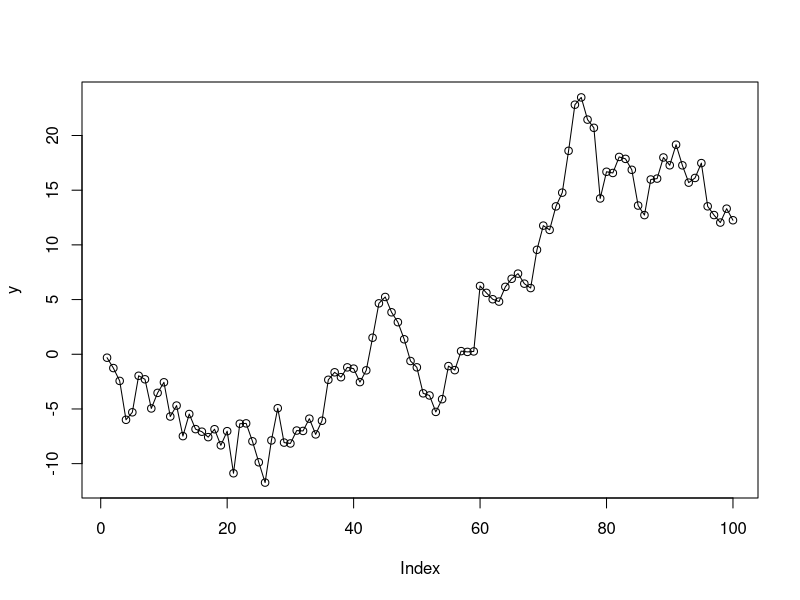
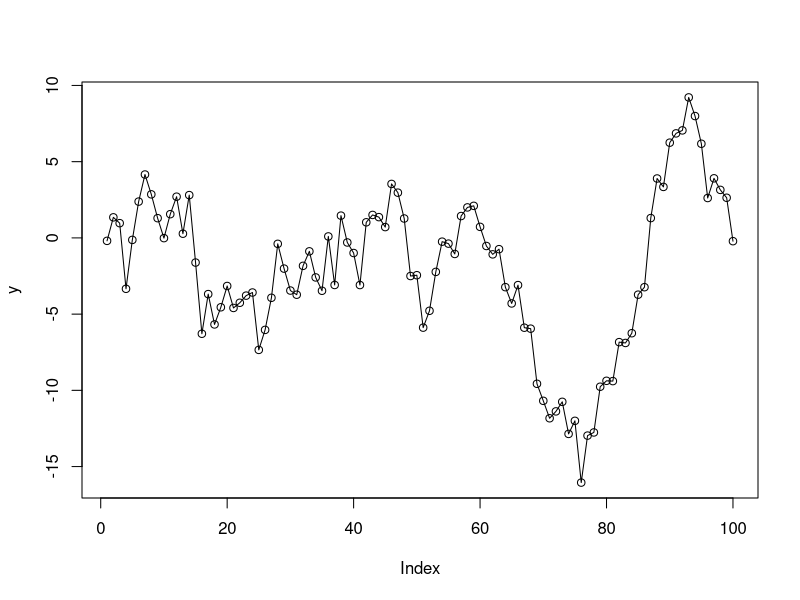
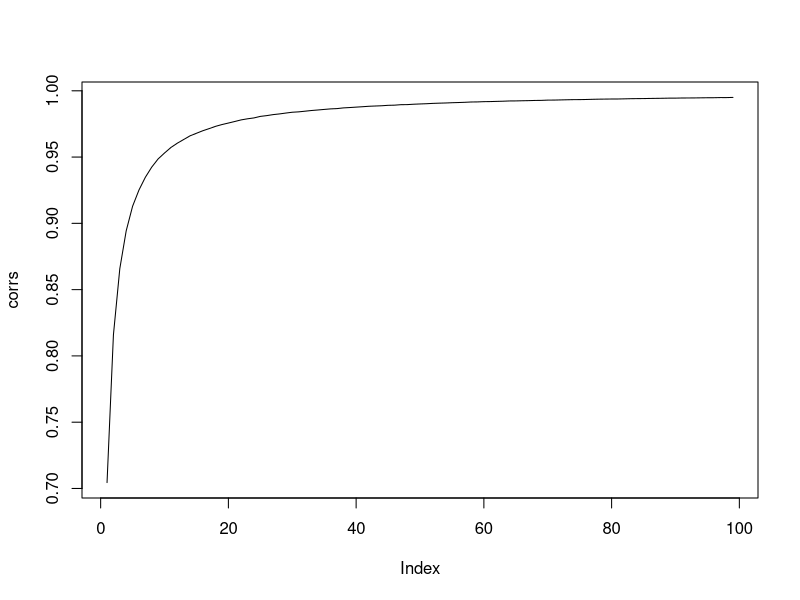
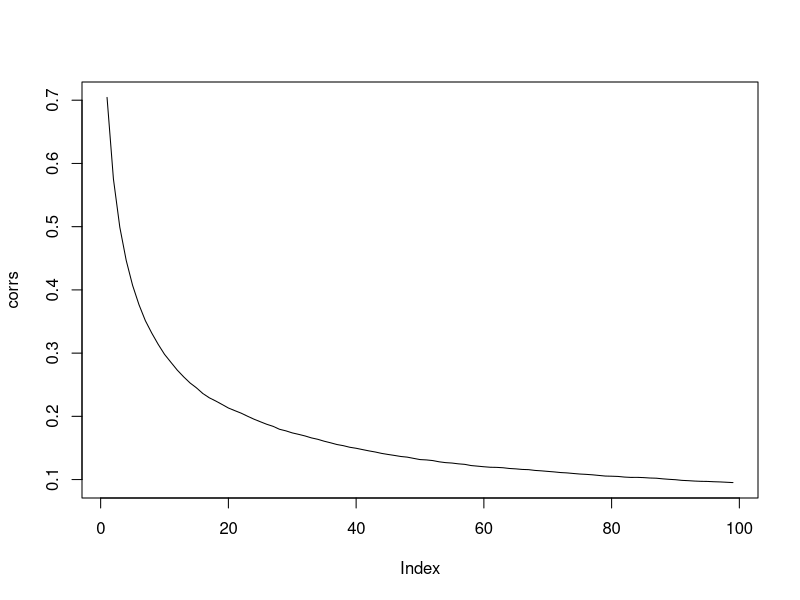
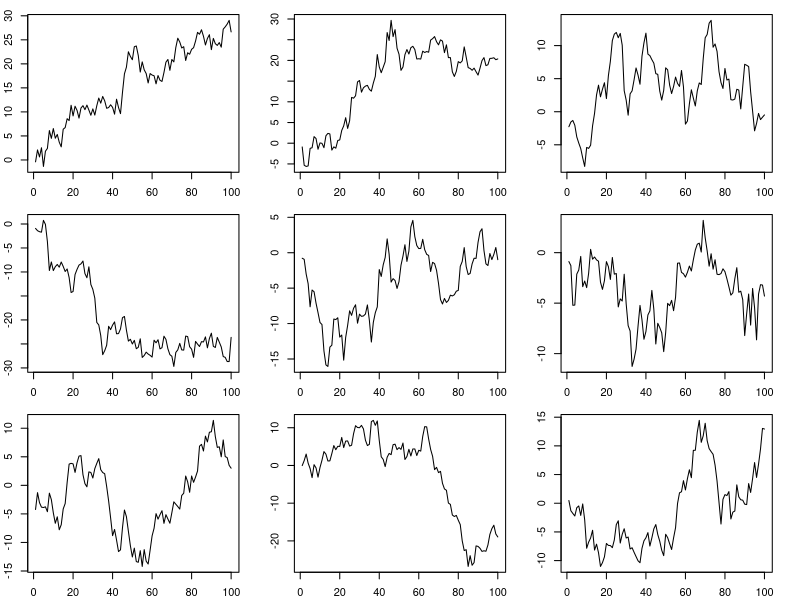

Reproduce these figures in R, in order.
## ---- chunk 1
y <- numeric(100)
y[1] <- rnorm(n = 1, mean = 0, sd = 2)
for(i in 2:100){
  y[i] <- y[i - 1] + rnorm(n = 1, mean = 0, sd = 2)
}
plot(y, type = "o")
## ---- chunk 2
e <- rnorm(n = 100, mean = 0, sd = 2)
y <- cumsum(e)
plot(y, type = "o")
## ---- chunk 3
rw <- function(t = 100){
  e <- rnorm(n = t, mean = 0, sd = 2)
  y <- cumsum(e)
  y
}

rwalks <- replicate(n = 1e5, rw())
# each column is a random walk
dim(rwalks)
## ---- chunk 4
list(mean = mean(rwalks[10,]), ci = t.test(rwalks[10,])$conf.int)
## ---- chunk 5
list(mean = mean(rwalks[85,]), ci = t.test(rwalks[85,])$conf.int)

## ---- chunk 6
var(rwalks[10,])
## ---- chunk 7
var(rwalks[85,])
## ---- chunk 8
cov(rwalks[10,], rwalks[11,])
## ---- chunk 9
cov(rwalks[10,], rwalks[85,])
## ---- chunk 10
cor(rwalks[10,], rwalks[11,])
## ---- chunk 11
cor(rwalks[10,], rwalks[85,])
## ---- chunk 12
cor(rwalks[1,], rwalks[2,])
cor(rwalks[20,], rwalks[21,])
cor(rwalks[50,], rwalks[51,])
## ---- chunk 13
corrs <- numeric(99)
for(i in 1:99){
  corrs[i] <- cor(rwalks[i,], rwalks[i + 1,])
}
plot(corrs, type = "l")
## ---- chunk 14
cor(rwalks[1,], rwalks[2,])
cor(rwalks[1,], rwalks[12,])
cor(rwalks[1,], rwalks[30,])
## ---- chunk 15
corrs <- numeric(99)
for(i in 1:99){
  corrs[i] <- cor(rwalks[1,], rwalks[i + 1,])
}
plot(corrs, type = "l")
## ---- chunk 16
op <- par(mfrow = c(3,3), mar = c(2,2,1,2) + 0.1)
for(i in 1:9) plot(rwalks[,i], type = "l", ylab = "")
par(op)
